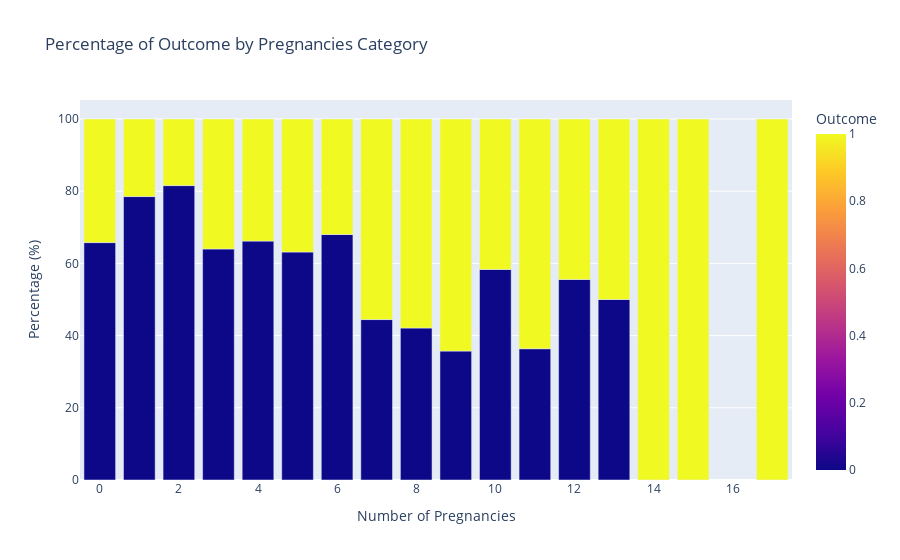

Notebook source saved alongside this figure:
### Code cell
fig = px.bar(
    outcome_counts, 
    x='Pregnancies', 
    y='Percentage', 
    color='Outcome', 
    barmode='stack', 
    labels={'Pregnancies': 'Number of Pregnancies', 'Percentage': 'Percentage (%)', 'Outcome': 'Outcome'},
    title="Percentage of Outcome by Pregnancies Category"
)
fig.show()

### Figure 1 — Plotly figure (JSON) as saved in the notebook; plotly's stock layout.template omitted (floating-point values rounded to 4 significant figures)
{"data": [{"alignmentgroup": "True", "hovertemplate": "Number of Pregnancies=%{x}<br>Percentage (%)=%{y}<br>Outcome=%{marker.color}<extra></extra>", "legendgroup": "", "marker": {"color": [0, 1, 0, 1, 0, 1, 0, 1, 0, 1, 0, 1, 0, 1, 0, 1, 0, 1, 0, 1, 0, 1, 0, 1, 0, 1, 0, 1, 1, 1, 1], "coloraxis": "coloraxis", "pattern": {"shape": ""}}, "name": "", "offsetgroup": "", "orientation": "v", "showlegend": false, "textposition": "auto", "type": "bar", "x": [0, 0, 1, 1, 2, 2, 3, 3, 4, 4, 5, 5, 6, 6, 7, 7, 8, 8, 9, 9, 10, 10, 11, 11, 12, 12, 13, 13, 14, 15, 17], "xaxis": "x", "y": [65.77, 34.23, 78.52, 21.48, 81.55, 18.45, 64, 36, 66.18, 33.82, 63.16, 36.84, 68, 32, 44.44, 55.56, 42.11, 57.89, 35.71, 64.29, 58.33, 41.67, 36.36, 63.64, 55.56, 44.44, 50, 50, 100, 100, 100], "yaxis": "y"}], "layout": {"barmode": "stack", "coloraxis": {"colorbar": {"title": {"text": "Outcome"}}, "colorscale": [[0, "#0d0887"], [0.1111, "#46039f"], [0.2222, "#7201a8"], [0.3333, "#9c179e"], [0.4444, "#bd3786"], [0.5556, "#d8576b"], [0.6667, "#ed7953"], [0.7778, "#fb9f3a"], [0.8889, "#fdca26"], [1, "#f0f921"]]}, "legend": {"tracegroupgap": 0}, "title": {"text": "Percentage of Outcome by Pregnancies Category"}, "xaxis": {"anchor": "y", "domain": [0, 1], "title": {"text": "Number of Pregnancies"}}, "yaxis": {"anchor": "x", "domain": [0, 1], "title": {"text": "Percentage (%)"}}}}
